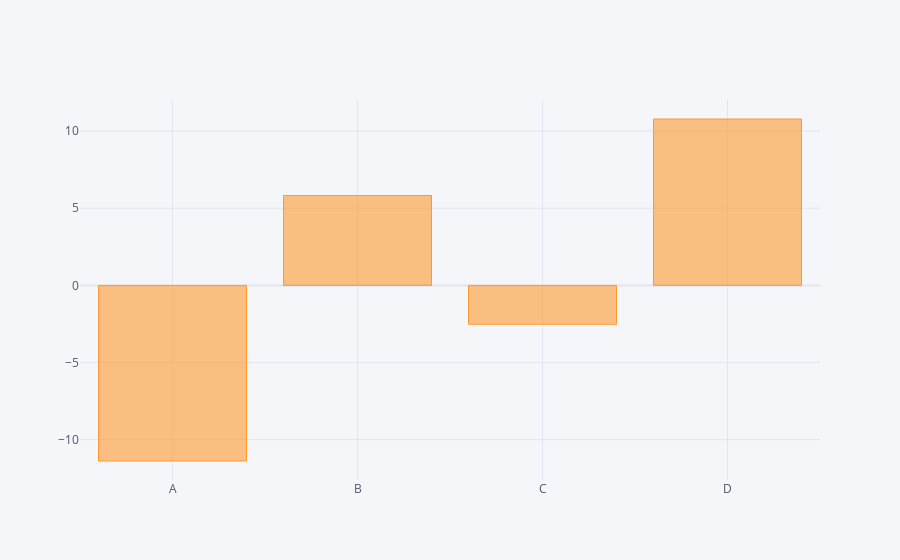

Here is the notebook cell this chart was saved with:
### Code cell
df.sum().iplot(kind='bar')

### Figure 1 — Plotly figure (JSON) as saved in the notebook; plotly's stock layout.template omitted (floating-point values rounded to 4 significant figures)
{"data": [{"marker": {"color": "rgba(255, 153, 51, 0.6)", "line": {"color": "rgba(255, 153, 51, 1.0)", "width": 1}}, "name": "None", "orientation": "v", "text": "", "type": "bar", "x": ["A", "B", "C", "D"], "y": [-11.38, 5.827, -2.518, 10.78]}], "layout": {"legend": {"bgcolor": "#F5F6F9", "font": {"color": "#4D5663"}}, "paper_bgcolor": "#F5F6F9", "plot_bgcolor": "#F5F6F9", "title": {"font": {"color": "#4D5663"}}, "xaxis": {"gridcolor": "#E1E5ED", "showgrid": true, "tickfont": {"color": "#4D5663"}, "title": {"font": {"color": "#4D5663"}, "text": ""}, "zerolinecolor": "#E1E5ED"}, "yaxis": {"gridcolor": "#E1E5ED", "showgrid": true, "tickfont": {"color": "#4D5663"}, "title": {"font": {"color": "#4D5663"}, "text": ""}, "zerolinecolor": "#E1E5ED"}}}
